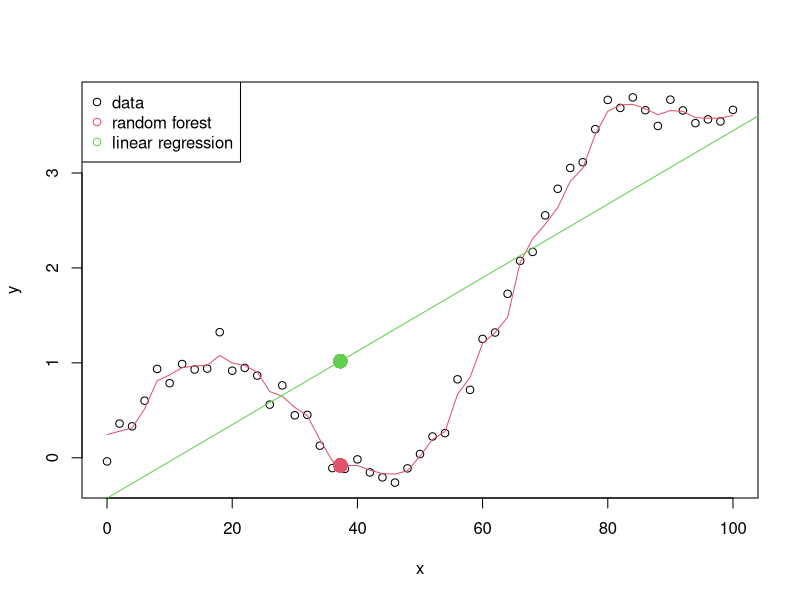

This figure's R source:
## 4 Nonlinear regression
#
# Here we will compare a linear and nonlinear regressor (random forest) on a
# one dimensional regression task.
# 

# load the random forest package
library(randomForest)

# create a dataset
# here y is a nonlinear function of x 
x <- seq(0, 100, 2.0)
y_ideal <- sin(x/10) + (x/50)^2

# add some noise to our target variable y_ideal
y <- y_ideal + rnorm(length(y_ideal))*0.1
train_data <- data.frame(x, y)

# fit linear model
lin <- lm(y~., data=train_data)

# fit random forest
rf <- randomForest(y ~ ., train_data)
rf_train_fit <- predict(rf, train_data)

# plot
plot(x, y, col=1)
lines(x, rf_train_fit, type='l', col=2)
abline(lin, col=3)
legend_text <- c('data', 'random forest', 'linear regression')
legend(x='topleft', legend=legend_text, col=c(1, 2, 3), pch=1)

# generate a random test point (sample between 0 and 100)
rand_point <- runif(1, 0, 100)
x_test <- data.frame(x=rand_point)

# linear model
# y = slope x + intercept
# lm_prediction <- lin$coefficients[[2]]*test_point+lin$coefficients[[1]]
lm_predicted <- predict(lin, x_test) 

# random forest
rf_predicted <- predict(rf, x_test) 

# plot single predictions
points(x_test[[1]], rf_predicted[[1]], pch=16, col=2, cex=2)
points(x_test[[1]], lm_predicted[[1]], pch=16, col=3, cex=2)
